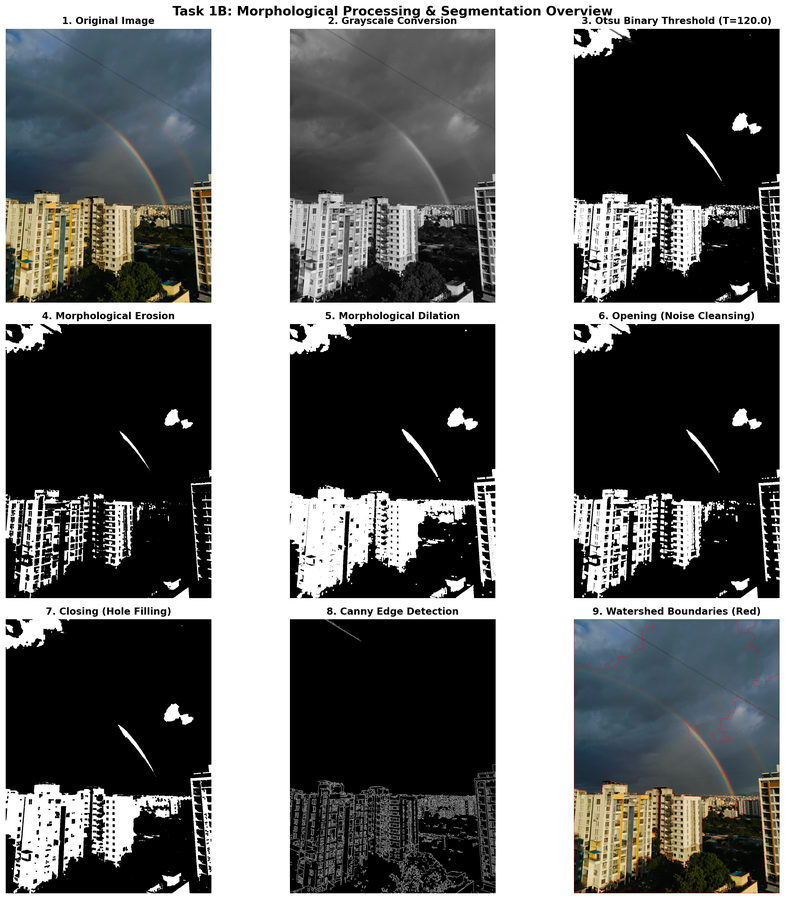
#> input picture outputs/task1_image_restoration_segmentation/task1_17_segmentation_comparison.png, 785 x 899 px, shrunk from 2748 x 3146 before the run
$ python -i task1_image_restoration.py   (imports and definitions only)
#> lines starting #> are read from the running program, lines starting #| are printed output that depends on the picture; after the words box and inside, x2 and y2 are one past the last pixel; in counts of white or black regions, pixels touching at a corner belong together
#> further down, picture is the input picture: shape (899, 785, 3); mean B, G, R 109.2, 109.7, 108.8
"""
CCA 3 - Practical Coding Assignment: Units 3, 4, and 5
Task 1: Image Restoration and Segmentation
File: task1_image_restoration.py

Author: Student
Description:
    This module implements:
    Part A: Image Restoration
        1. Loading the original photograph
        2. Adding Gaussian and Salt-and-Pepper noise
        3. Applying Gaussian filtering (for Gaussian noise) and Median filtering (for S&P noise)
        4. Computing Quantitative metrics: PSNR (Peak Signal-to-Noise Ratio) and SSIM (Structural Similarity Index)
        5. Generating comparison visualizations
    Part B: Morphological Processing & Segmentation
        1. Grayscale conversion
        2. Binary thresholding (Otsu's method)
        3. Morphological operations: Erosion, Dilation, Opening, Closing
        4. Canny edge detection
        5. Marker-based Watershed segmentation
"""

import os
import cv2
import numpy as np
import matplotlib.pyplot as plt
from skimage.metrics import peak_signal_noise_ratio as psnr_metric
from skimage.metrics import structural_similarity as ssim_metric


# [58 lines left out: functions get_image_path, add_gaussian_noise, add_salt_and_pepper_noise, compute_metrics, not called in this run]


def perform_watershed_segmentation(bgr_image):
    """
    Performs marker-controlled watershed segmentation on the input BGR image.
    Returns:
        segmented_img: Color image with watershed boundaries drawn in red
        markers_vis: Visualizable marker labels
        dist_transform_vis: Visualizable distance transform
    """
    gray = cv2.cvtColor(bgr_image, cv2.COLOR_BGR2GRAY)

    # 1. Denoise slightly and compute Otsu threshold
    blurred = cv2.GaussianBlur(gray, (5, 5), 0)
    _, thresh = cv2.threshold(blurred, 0, 255, cv2.THRESH_BINARY_INV + cv2.THRESH_OTSU)
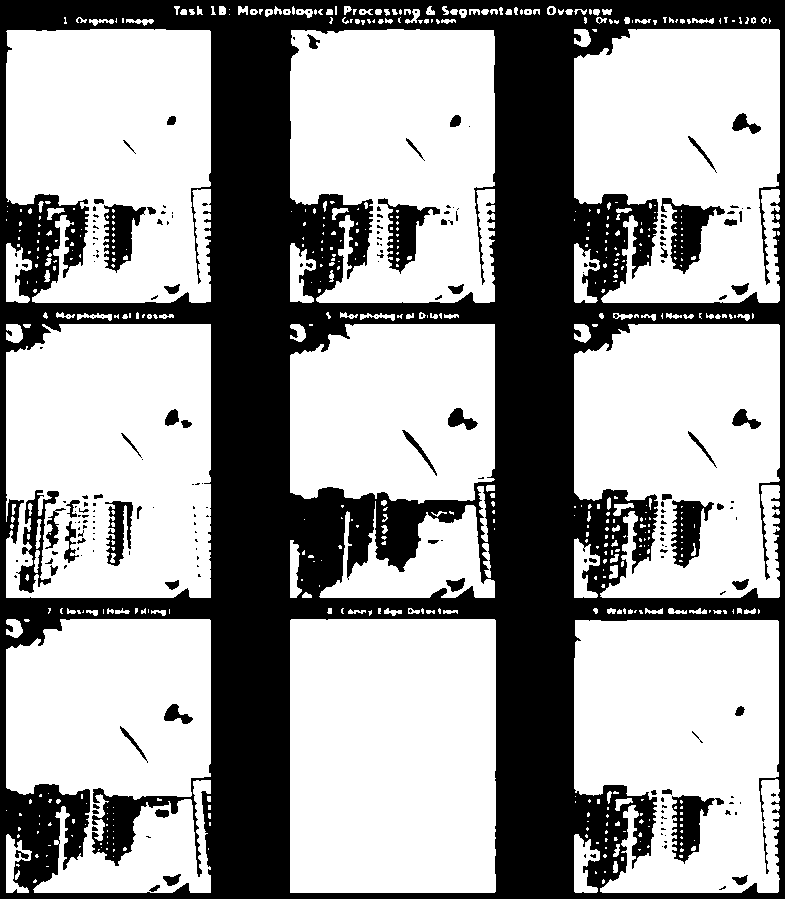
#> thresh: shape (899, 785); 62.4% white; 230 black regions (163 under 20 px), largest, box (x1, y1, x2, y2) and area: (0, 0, 785, 899) 248218, (661, 198, 725, 274) 1978, (378, 198, 440, 274) 1747

    # 2. Noise removal via opening
    kernel = np.ones((3, 3), np.uint8)
    opening = cv2.morphologyEx(thresh, cv2.MORPH_OPEN, kernel, iterations=2)
#> opening: shape (899, 785); 60.2% white; 55 black regions (23 under 20 px), largest, box (x1, y1, x2, y2) and area: (0, 0, 785, 899) 272689, (103, 204, 156, 273) 1900, (671, 795, 724, 864) 1893

    # 3. Sure background area via dilation
    sure_bg = cv2.dilate(opening, kernel, iterations=3)
#> sure_bg: shape (899, 785); 68.3% white; 38 black regions (18 under 20 px), largest, box (x1, y1, x2, y2) and area: (0, 0, 785, 899) 212660, (665, 208, 718, 267) 1333, (390, 208, 422, 267) 1229

    # 4. Sure foreground area via Euclidean distance transform
    dist_transform = cv2.distanceTransform(opening, cv2.DIST_L2, 5)
    dist_max = dist_transform.max()
#> dist_max = 103
    if dist_max > 0:
        _, sure_fg = cv2.threshold(dist_transform, 0.4 * dist_max, 255, 0)
#> sure_fg: shape (899, 785) float32; 8.6% white; 9 white regions, largest, box (x1, y1, x2, y2) and area: (331, 660, 455, 852) 23771, (615, 661, 738, 750) 5378, (47, 70, 170, 160) 5311
    else:
        sure_fg = np.zeros_like(opening)
    sure_fg = np.uint8(sure_fg)

    # 5. Finding unknown region
    unknown = cv2.subtract(sure_bg, sure_fg)
#> unknown: shape (899, 785); 59.7% white; 47 black regions (18 under 20 px), largest, box (x1, y1, x2, y2) and area: (0, 0, 785, 899) 212660, (331, 660, 455, 852) 23771, (615, 661, 738, 750) 5378

    # 6. Marker labeling using connected components
    num_features, markers = cv2.connectedComponents(sure_fg)
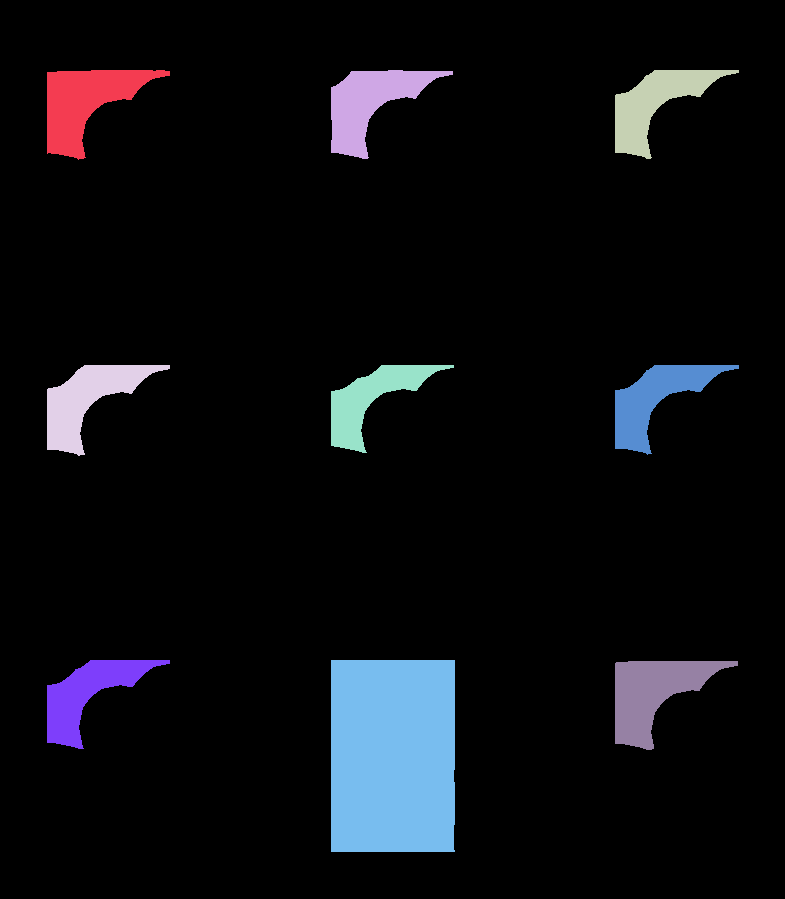
#> markers: shape (899, 785) int32; 10 distinct labels, from 0 to 9; one colour per label, 0 black
#> num_features = 10

    # Add 1 to all labels so that background is not 0, but 1
    markers = markers + 1
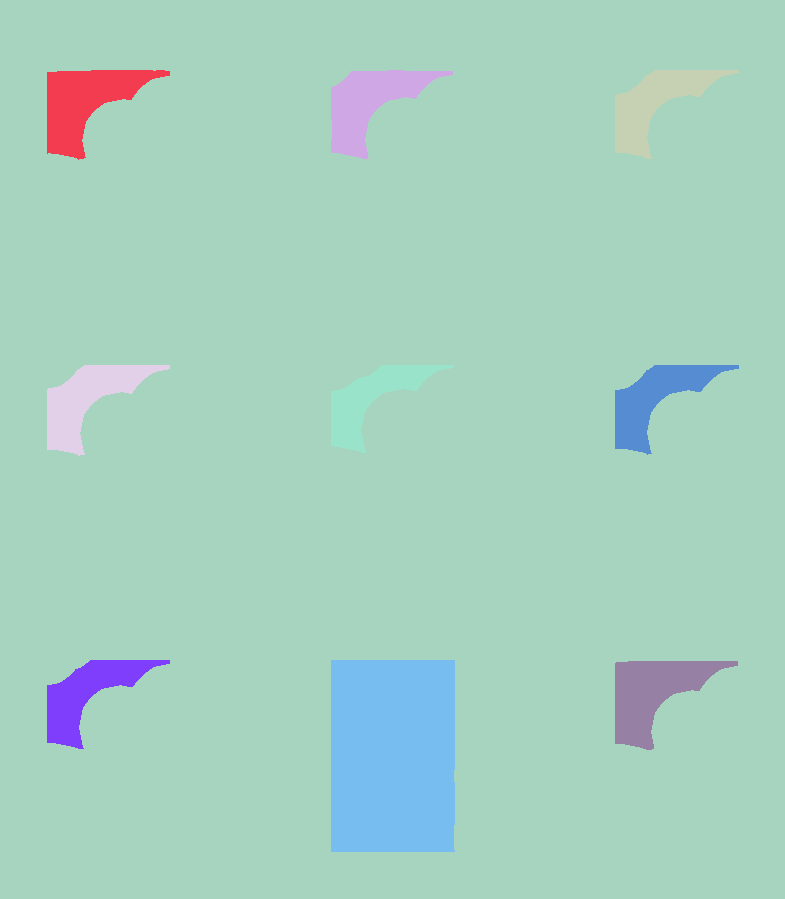
#> markers: shape (899, 785) int32; 10 distinct labels, from 1 to 10; one colour per label, 0 black

    # Mark the unknown region with 0
    markers[unknown == 255] = 0
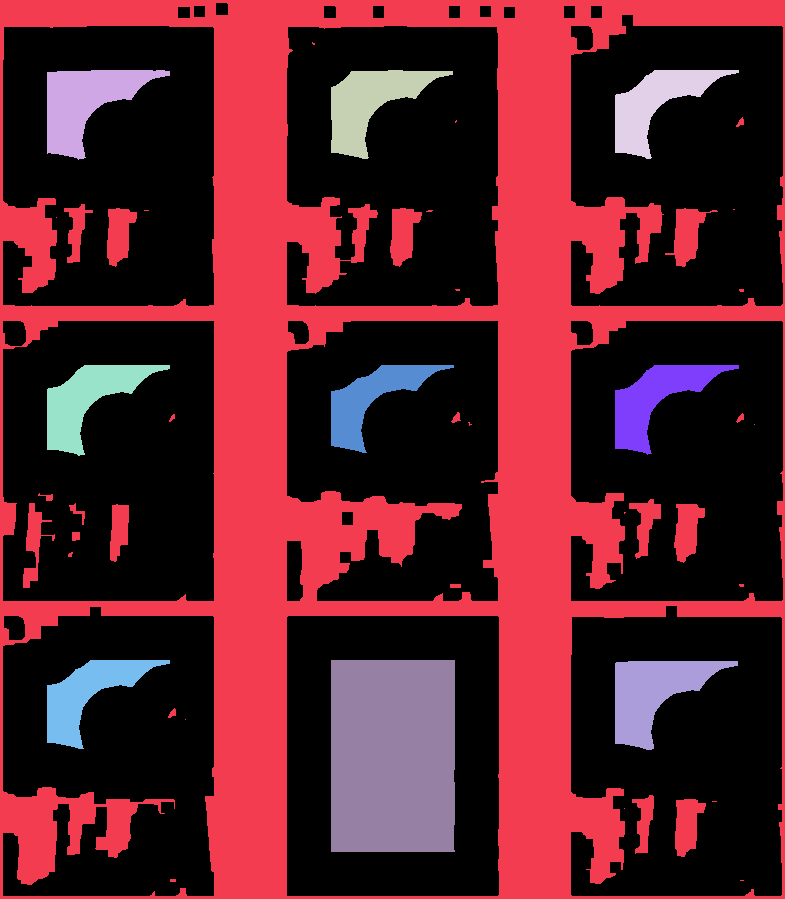
#> markers: shape (899, 785) int32; 11 distinct labels, from 0 to 10; one colour per label, 0 black

    # 7. Apply watershed
    watershed_input = bgr_image.copy()
    markers_result = cv2.watershed(watershed_input, markers)
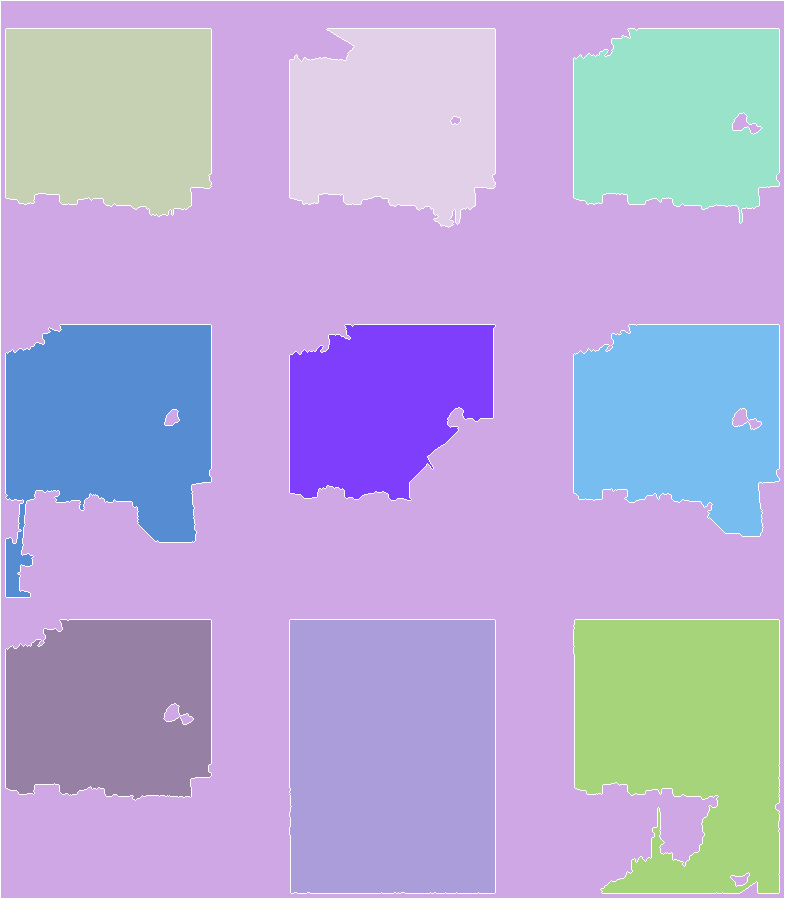
#> markers_result: shape (899, 785) int32; 11 distinct labels, from -1 to 10; one colour per label, 0 black, -1 white

    # Mark boundary pixels (where markers == -1) in bright red
    segmented_img = bgr_image.copy()
    segmented_img[markers_result == -1] = [0, 0, 255]
#> segmented_img: shape (899, 785, 3); 1.7% of pixels changed, all inside (x1, y1, x2, y2) = (0, 0, 785, 899)

    # Normalize distance transform for visualization
    dist_transform_vis = cv2.normalize(dist_transform, None, 0, 255, cv2.NORM_MINMAX)
    dist_transform_vis = np.uint8(dist_transform_vis)

    # Colorize markers for visualization
    markers_vis = np.uint8(cv2.normalize(markers_result, None, 0, 255, cv2.NORM_MINMAX))
    markers_vis = cv2.applyColorMap(markers_vis, cv2.COLORMAP_JET)
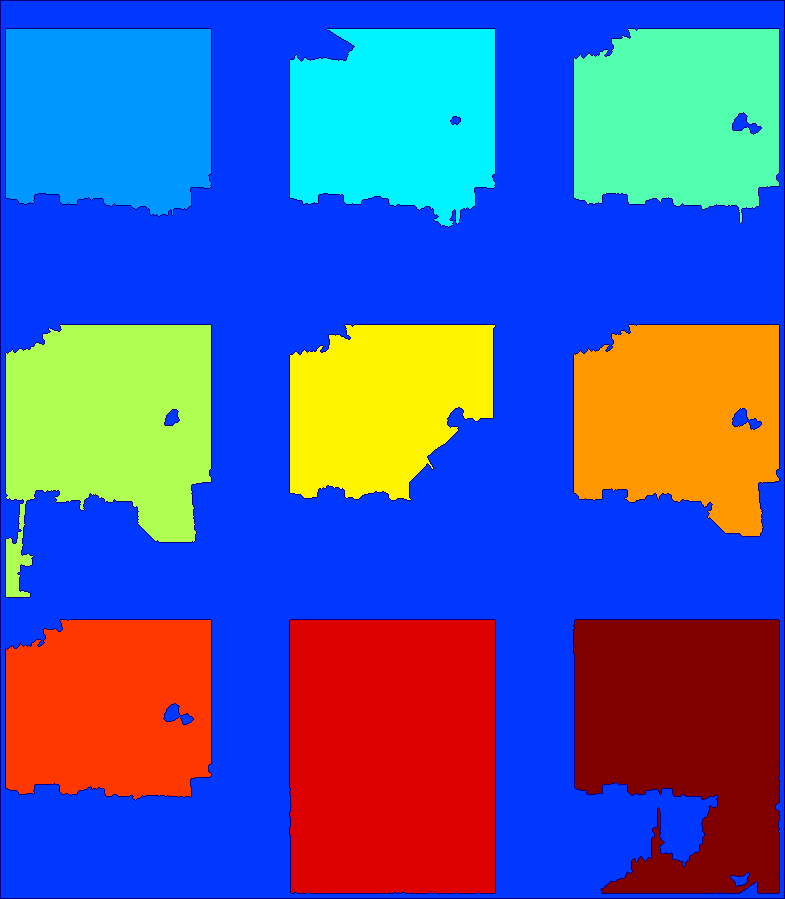
#> markers_vis: shape (899, 785, 3); mean B, G, R 168.2, 93.2, 73.8

    return segmented_img, markers_vis, dist_transform_vis, markers_result


# [271 lines left out: function run_task1, not called in this run]


# [4 lines not run here, left out]

>>> import cv2
>>> picture = cv2.imread('outputs/task1_image_restoration_segmentation/task1_17_segmentation_comparison.png')
>>> result = perform_watershed_segmentation(picture)
